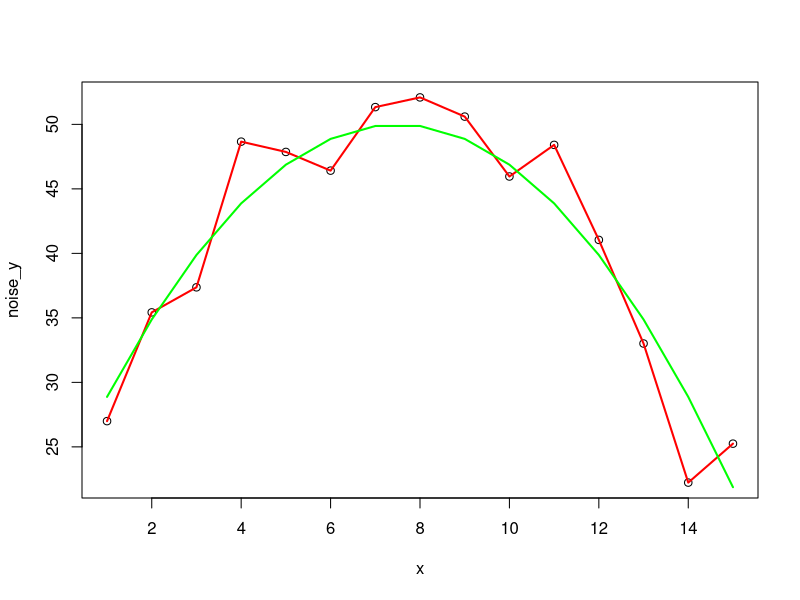
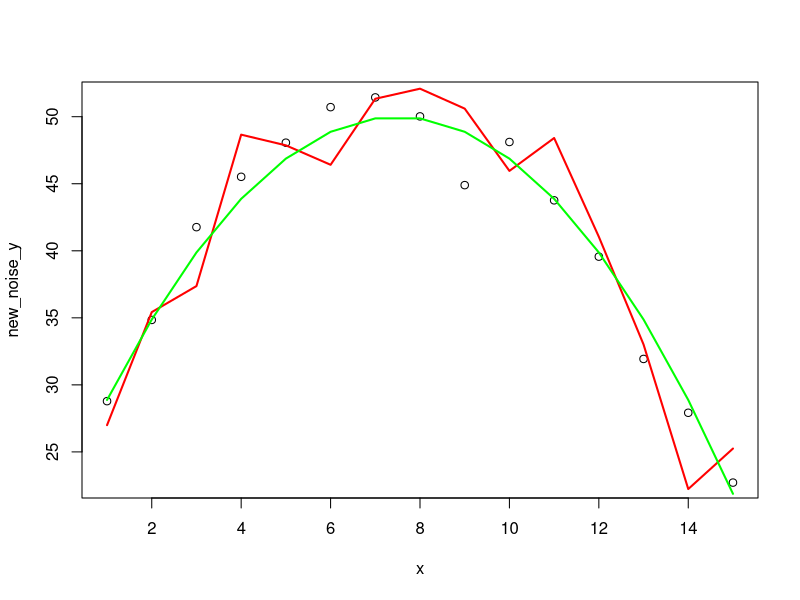
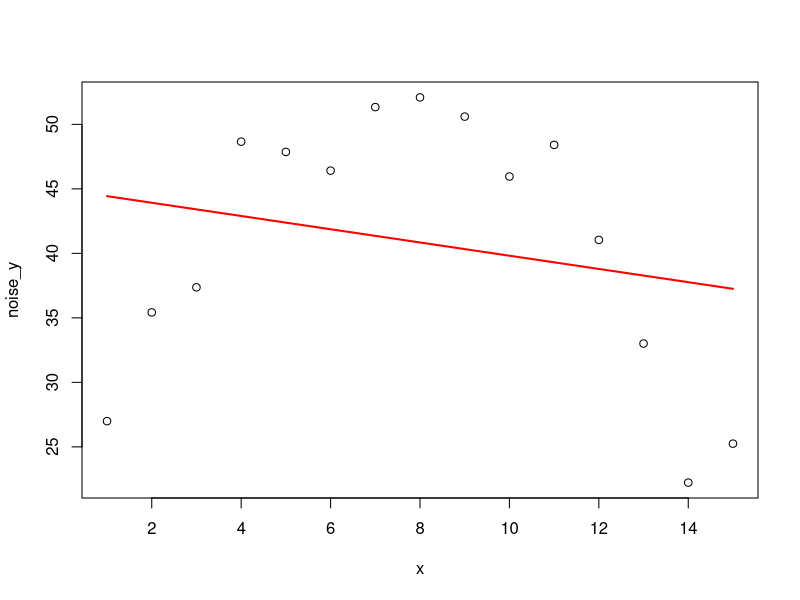

Recreate these plots in R, in order. (Note: this script raises an error after producing the figures.)
## ---- chunk 1
set.seed(1)

x <- 1:15
y <- -.5*(x-7.5)^2 + 50
true_model <- lm(y~poly(x,2))

noise <- rnorm(length(x), 0, 3)
noise_y <- y+noise
## ---- chunk 2
over_model <- lm(noise_y ~ poly(x,14))
predicted <- predict(over_model, data.frame(x=x))
plot(x,noise_y)
lines(x,predicted, col = 'red', lwd = 2) #overfit model
lines(x,y, col = 'green', lwd = 2) # goodfit (+ overfit lingering, can remove)
## ---- chunk 3
new_noise <- rnorm(length(x), 0, 2)
new_noise_y <- y + new_noise

plot(x,new_noise_y)
lines(x,predicted, col = 'red', lwd = 2) #(overfit on new data)
lines(x,y, col = 'green', lwd = 2) # adds stayGood fit
## ---- chunk 4
under_model <- lm(noise_y ~ x)
under_pred <- predict(under_model, data.frame(x=x))

plot(x,noise_y)
lines(x,under_pred,col = 'red', lwd = 2) #Underfit model
## ---- chunk 5
knitr::include_graphics("figure/biasvariance.png")
## ---- chunk 6
knitr::include_graphics("figure/optimize.png")
